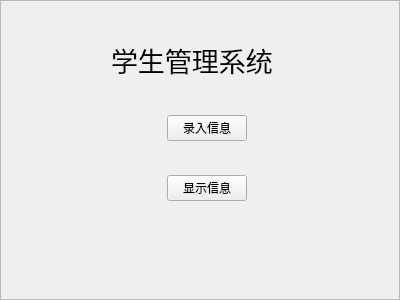
<?xml version="1.0" encoding="UTF-8"?>
<ui version="4.0">
 <class>Widget</class>
 <widget class="QWidget" name="Widget">
  <property name="geometry">
   <rect>
    <x>0</x>
    <y>0</y>
    <width>400</width>
    <height>300</height>
   </rect>
  </property>
  <property name="windowTitle">
   <string>学生管理系统</string>
  </property>
  <property name="windowIcon">
   <iconset resource="res.qrc">
    <normaloff>:/icon/yuno.ico</normaloff>:/icon/yuno.ico</iconset>
  </property>
  <layout class="QGridLayout" name="gridLayout">
   <property name="leftMargin">
    <number>0</number>
   </property>
   <property name="topMargin">
    <number>0</number>
   </property>
   <property name="rightMargin">
    <number>0</number>
   </property>
   <property name="bottomMargin">
    <number>0</number>
   </property>
   <item row="0" column="0">
    <widget class="QFrame" name="frame">
     <property name="styleSheet">
      <string notr="true">#frame
{
	border-image:url(:/images/yuno.png)
}</string>
     </property>
     <property name="frameShape">
      <enum>QFrame::StyledPanel</enum>
     </property>
     <property name="frameShadow">
      <enum>QFrame::Raised</enum>
     </property>
     <layout class="QGridLayout" name="gridLayout_2">
      <item row="4" column="2" colspan="2">
       <spacer name="verticalSpacer_3">
        <property name="orientation">
         <enum>Qt::Vertical</enum>
        </property>
        <property name="sizeHint" stdset="0">
         <size>
          <width>20</width>
          <height>28</height>
         </size>
        </property>
       </spacer>
      </item>
      <item row="4" column="5">
       <spacer name="verticalSpacer_4">
        <property name="orientation">
         <enum>Qt::Vertical</enum>
        </property>
        <property name="sizeHint" stdset="0">
         <size>
          <width>20</width>
          <height>28</height>
         </size>
        </property>
       </spacer>
      </item>
      <item row="2" column="3">
       <spacer name="verticalSpacer_5">
        <property name="orientation">
         <enum>Qt::Vertical</enum>
        </property>
        <property name="sizeHint" stdset="0">
         <size>
          <width>20</width>
          <height>27</height>
         </size>
        </property>
       </spacer>
      </item>
      <item row="2" column="5">
       <spacer name="verticalSpacer_6">
        <property name="orientation">
         <enum>Qt::Vertical</enum>
        </property>
        <property name="sizeHint" stdset="0">
         <size>
          <width>20</width>
          <height>27</height>
         </size>
        </property>
       </spacer>
      </item>
      <item row="1" column="0" colspan="2">
       <spacer name="horizontalSpacer_7">
        <property name="orientation">
         <enum>Qt::Horizontal</enum>
        </property>
        <property name="sizeHint" stdset="0">
         <size>
          <width>93</width>
          <height>20</height>
         </size>
        </property>
       </spacer>
      </item>
      <item row="1" column="6" colspan="2">
       <spacer name="horizontalSpacer_8">
        <property name="orientation">
         <enum>Qt::Horizontal</enum>
        </property>
        <property name="sizeHint" stdset="0">
         <size>
          <width>107</width>
          <height>20</height>
         </size>
        </property>
       </spacer>
      </item>
      <item row="0" column="4">
       <spacer name="verticalSpacer_7">
        <property name="orientation">
         <enum>Qt::Vertical</enum>
        </property>
        <property name="sizeHint" stdset="0">
         <size>
          <width>20</width>
          <height>17</height>
         </size>
        </property>
       </spacer>
      </item>
      <item row="6" column="1" colspan="2">
       <spacer name="verticalSpacer">
        <property name="orientation">
         <enum>Qt::Vertical</enum>
        </property>
        <property name="sizeHint" stdset="0">
         <size>
          <width>20</width>
          <height>87</height>
         </size>
        </property>
       </spacer>
      </item>
      <item row="6" column="5">
       <spacer name="verticalSpacer_2">
        <property name="orientation">
         <enum>Qt::Vertical</enum>
        </property>
        <property name="sizeHint" stdset="0">
         <size>
          <width>20</width>
          <height>87</height>
         </size>
        </property>
       </spacer>
      </item>
      <item row="1" column="2" colspan="4">
       <widget class="QLabel" name="label">
        <property name="font">
         <font>
          <pointsize>20</pointsize>
         </font>
        </property>
        <property name="text">
         <string>学生管理系统</string>
        </property>
       </widget>
      </item>
      <item row="5" column="6" colspan="2">
       <spacer name="horizontalSpacer_4">
        <property name="orientation">
         <enum>Qt::Horizontal</enum>
        </property>
        <property name="sizeHint" stdset="0">
         <size>
          <width>40</width>
          <height>20</height>
         </size>
        </property>
       </spacer>
      </item>
      <item row="3" column="6" colspan="2">
       <spacer name="horizontalSpacer_3">
        <property name="orientation">
         <enum>Qt::Horizontal</enum>
        </property>
        <property name="sizeHint" stdset="0">
         <size>
          <width>40</width>
          <height>20</height>
         </size>
        </property>
       </spacer>
      </item>
      <item row="3" column="4">
       <widget class="QPushButton" name="pushButton">
        <property name="text">
         <string>录入信息</string>
        </property>
       </widget>
      </item>
      <item row="5" column="4">
       <widget class="QPushButton" name="pushButton_3">
        <property name="text">
         <string>显示信息</string>
        </property>
       </widget>
      </item>
      <item row="3" column="0" colspan="2">
       <spacer name="horizontalSpacer">
        <property name="orientation">
         <enum>Qt::Horizontal</enum>
        </property>
        <property name="sizeHint" stdset="0">
         <size>
          <width>67</width>
          <height>20</height>
         </size>
        </property>
       </spacer>
      </item>
      <item row="5" column="0" colspan="2">
       <spacer name="horizontalSpacer_2">
        <property name="orientation">
         <enum>Qt::Horizontal</enum>
        </property>
        <property name="sizeHint" stdset="0">
         <size>
          <width>67</width>
          <height>20</height>
         </size>
        </property>
       </spacer>
      </item>
     </layout>
    </widget>
   </item>
  </layout>
 </widget>
 <layoutdefault spacing="6" margin="11"/>
 <resources>
  <include location="res.qrc"/>
 </resources>
 <connections/>
</ui>
